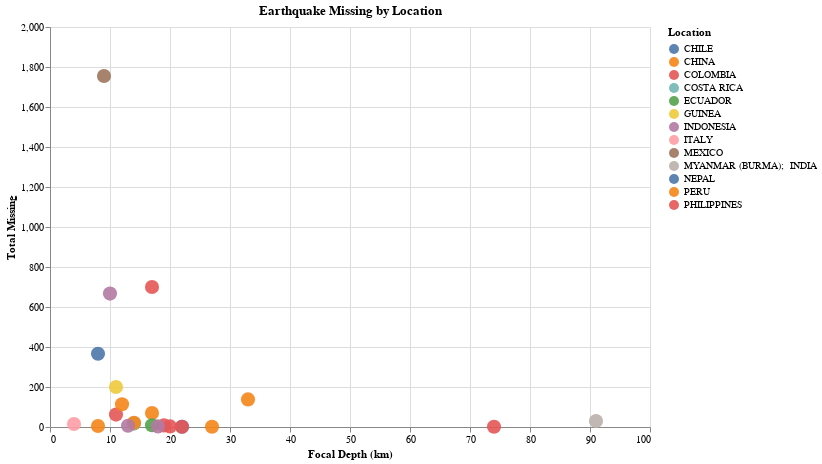

The code cell stored with this chart in its notebook:
### Markdown cell above
Comparing depth with damage is again more or less the same, with heavy clustering in the bottom left.

### Code cell
noaa_depth_damage = noaa_depth[noaa_depth['Total Missing'].notnull()]
filtered = noaa_depth_damage[noaa_depth_damage['Total Missing'] < 2000]
filtered = filtered[filtered['Focal Depth (km)'] < 100]
alt.Chart(filtered).mark_circle(filled=True, 
                                size=200, 
                                opacity=0.9, 
                                color='tableau20').encode(
    x=alt.X('Focal Depth (km)', title='Focal Depth (km)', scale=alt.Scale(domain=(0,100))),
    y=alt.Y('Total Missing', title='Total Missing', scale=alt.Scale(domain=(0,2000))),
    color=alt.Color('Location', legend=alt.Legend(title='Location')),
    tooltip=['Location', 'Focal Depth (km)', 'Total Missing']
).configure_axis(
    tickCount=10
).properties(
    title='Earthquake Missing by Location',
    width=600,
    height=400
).interactive()

### Figure 1 — Vega-Lite specification as saved in the notebook (floating-point values rounded to 4 significant figures)
{"config": {"view": {"continuousWidth": 400, "continuousHeight": 300}, "axis": {"tickCount": 10}}, "data": {"name": "data-7335012c8eeb2a35655da090ac7fc4b3"}, "mark": {"type": "circle", "color": "tableau20", "filled": true, "opacity": 0.9, "size": 200}, "encoding": {"color": {"type": "nominal", "field": "Location", "legend": {"title": "Location"}}, "tooltip": [{"type": "nominal", "field": "Location"}, {"type": "quantitative", "field": "Focal Depth (km)"}, {"type": "quantitative", "field": "Total Missing"}], "x": {"type": "quantitative", "field": "Focal Depth (km)", "scale": {"domain": [0, 100]}, "title": "Focal Depth (km)"}, "y": {"type": "quantitative", "field": "Total Missing", "scale": {"domain": [0, 2000]}, "title": "Total Missing"}}, "height": 400, "title": "Earthquake Missing by Location", "width": 600, "$schema": "https://vega.github.io/schema/vega-lite/v4.8.1.json", "datasets": {"data-7335012c8eeb2a35655da090ac7fc4b3": [{"Focal Depth (km)": 9.0, "Mag": 3.5, "Total Deaths": 1879.0, "Total Missing": 1755.0, "Total Injuries": null, "Total Damage ($Mil)": 3.3, "Total Houses Destroyed": null, "Total Houses Damaged": null, "Location": "MEXICO"}, {"Focal Depth (km)": 11.0, "Mag": 6.2, "Total Deaths": 443.0, "Total Missing": 200.0, "Total Injuries": 1436.0, "Total Damage ($Mil)": 8.0, "Total Houses Destroyed": 4000.0, "Total Houses Damaged": null, "Location": "GUINEA"}, {"Focal Depth (km)": 91.0, "Mag": 7.2, "Total Deaths": 5.0, "Total Missing": 30.0, "Total Injuries": 42.0, "Total Damage ($Mil)": null, "Total Houses Destroyed": null, "Total Houses Damaged": null, "Location": "MYANMAR (BURMA);  INDIA"}, {"Focal Depth (km)": 74.0, "Mag": 6.4, "Total Deaths": 45.0, "Total Missing": 1.0, "Total Injuries": 400.0, "Total Damage ($Mil)": 50.0, "Total Houses Destroyed": 2000.0, "Total Houses Damaged": null, "Location": "COLOMBIA"}, {"Focal Depth (km)": 17.0, "Mag": 6.2, "Total Deaths": 1185.0, "Total Missing": 700.0, "Total Injuries": 4750.0, "Total Damage ($Mil)": 1857.0, "Total Houses Destroyed": null, "Total Houses Damaged": null, "Location": "COLOMBIA"}, {"Focal Depth (km)": 33.0, "Mag": 8.4, "Total Deaths": 103.0, "Total Missing": 138.0, "Total Injuries": 2713.0, "Total Damage ($Mil)": 200.0, "Total Houses Destroyed": 25400.0, "Total Houses Damaged": null, "Location": "PERU"}, {"Focal Depth (km)": 14.0, "Mag": 6.1, "Total Deaths": 23.0, "Total Missing": 17.0, "Total Injuries": 100.0, "Total Damage ($Mil)": null, "Total Houses Destroyed": 518.0, "Total Houses Damaged": null, "Location": "COSTA RICA"}, {"Focal Depth (km)": 27.0, "Mag": 4.4, "Total Deaths": 7.0, "Total Missing": 1.0, "Total Injuries": 9.0, "Total Damage ($Mil)": null, "Total Houses Destroyed": null, "Total Houses Damaged": null, "Location": "CHINA"}, {"Focal Depth (km)": 17.0, "Mag": 6.9, "Total Deaths": 2220.0, "Total Missing": 70.0, "Total Injuries": 12140.0, "Total Damage ($Mil)": 500.0, "Total Houses Destroyed": 15000.0, "Total Houses Damaged": null, "Location": "CHINA"}, {"Focal Depth (km)": 11.0, "Mag": 6.7, "Total Deaths": 51.0, "Total Missing": 62.0, "Total Injuries": 112.0, "Total Damage ($Mil)": 15.0, "Total Houses Destroyed": 15000.0, "Total Houses Damaged": null, "Location": "PHILIPPINES"}, {"Focal Depth (km)": 14.0, "Mag": 6.6, "Total Deaths": 196.0, "Total Missing": 21.0, "Total Injuries": 11470.0, "Total Damage ($Mil)": null, "Total Houses Destroyed": null, "Total Houses Damaged": null, "Location": "CHINA"}, {"Focal Depth (km)": 13.0, "Mag": 6.1, "Total Deaths": 42.0, "Total Missing": 6.0, "Total Injuries": 2500.0, "Total Damage ($Mil)": null, "Total Houses Destroyed": 20400.0, "Total Houses Damaged": null, "Location": "INDONESIA"}, {"Focal Depth (km)": 8.0, "Mag": 6.0, "Total Deaths": 94.0, "Total Missing": 5.0, "Total Injuries": 1001.0, "Total Damage ($Mil)": null, "Total Houses Destroyed": 1968.0, "Total Houses Damaged": 22500.0, "Location": "CHINA"}, {"Focal Depth (km)": 19.0, "Mag": 7.1, "Total Deaths": 222.0, "Total Missing": 8.0, "Total Injuries": 976.0, "Total Damage ($Mil)": 51.8, "Total Houses Destroyed": null, "Total Houses Damaged": null, "Location": "PHILIPPINES"}, {"Focal Depth (km)": 12.0, "Mag": 6.2, "Total Deaths": 615.0, "Total Missing": 114.0, "Total Injuries": 3143.0, "Total Damage ($Mil)": null, "Total Houses Destroyed": 25800.0, "Total Houses Damaged": 160400.0, "Location": "CHINA"}, {"Focal Depth (km)": 8.0, "Mag": 7.8, "Total Deaths": 8200.0, "Total Missing": 366.0, "Total Injuries": 17870.0, "Total Damage ($Mil)": 10000.0, "Total Houses Destroyed": 299600.0, "Total Houses Damaged": 269100.0, "Location": "NEPAL"}, {"Focal Depth (km)": 22.0, "Mag": 8.3, "Total Deaths": 15.0, "Total Missing": 1.0, "Total Injuries": 14.0, "Total Damage ($Mil)": 600.0, "Total Houses Destroyed": 2305.0, "Total Houses Damaged": 10040.0, "Location": "CHILE"}, {"Focal Depth (km)": 17.0, "Mag": 7.8, "Total Deaths": 663.0, "Total Missing": 9.0, "Total Injuries": 6274.0, "Total Damage ($Mil)": 3300.0, "Total Houses Destroyed": 6998.0, "Total Houses Damaged": 29670.0, "Location": "ECUADOR"}, {"Focal Depth (km)": 4.0, "Mag": 6.2, "Total Deaths": 299.0, "Total Missing": 15.0, "Total Injuries": 368.0, "Total Damage ($Mil)": 5000.0, "Total Houses Destroyed": null, "Total Houses Damaged": null, "Location": "ITALY"}, {"Focal Depth (km)": 10.0, "Mag": 7.5, "Total Deaths": 4340.0, "Total Missing": 667.0, "Total Injuries": 10680.0, "Total Damage ($Mil)": 1500.0, "Total Houses Destroyed": 3673.0, "Total Houses Damaged": 39190.0, "Location": "INDONESIA"}, {"Focal Depth (km)": 20.0, "Mag": 6.1, "Total Deaths": 18.0, "Total Missing": 3.0, "Total Injuries": 183.0, "Total Damage ($Mil)": 50.0, "Total Houses Destroyed": 1046.0, "Total Houses Damaged": 3329.0, "Location": "PHILIPPINES"}, {"Focal Depth (km)": 22.0, "Mag": 6.8, "Total Deaths": 13.0, "Total Missing": 1.0, "Total Injuries": 210.0, "Total Damage ($Mil)": null, "Total Houses Destroyed": 4546.0, "Total Houses Damaged": 21500.0, "Location": "PHILIPPINES"}, {"Focal Depth (km)": 18.0, "Mag": 6.2, "Total Deaths": 105.0, "Total Missing": 3.0, "Total Injuries": 6489.0, "Total Damage ($Mil)": 58.7, "Total Houses Destroyed": 1150.0, "Total Houses Damaged": 7863.0, "Location": "INDONESIA"}]}}
